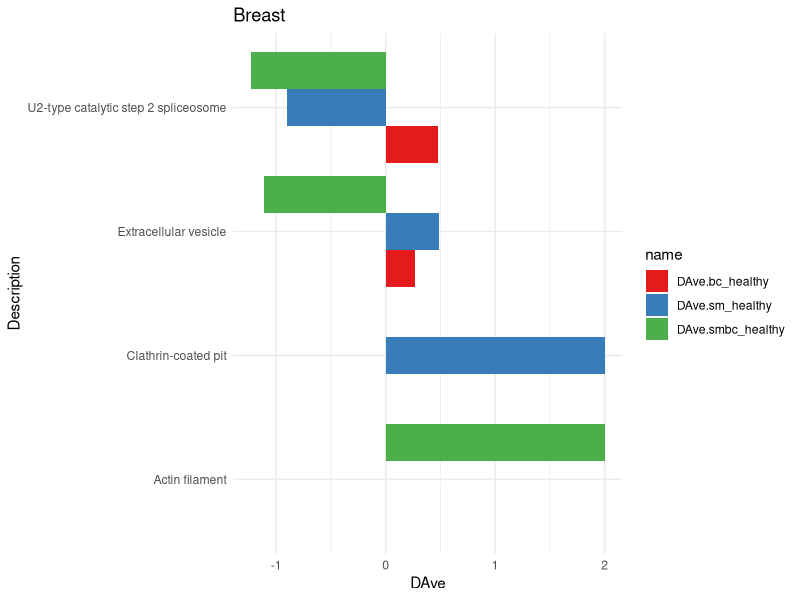
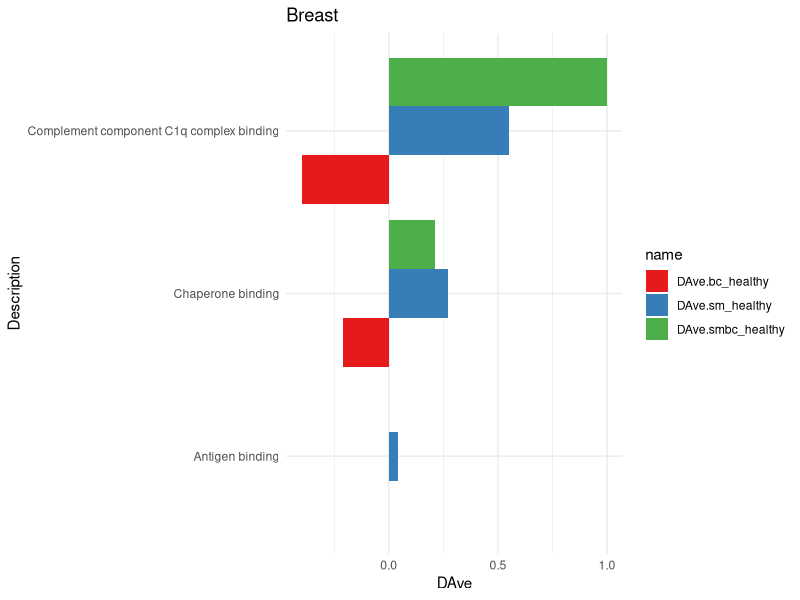
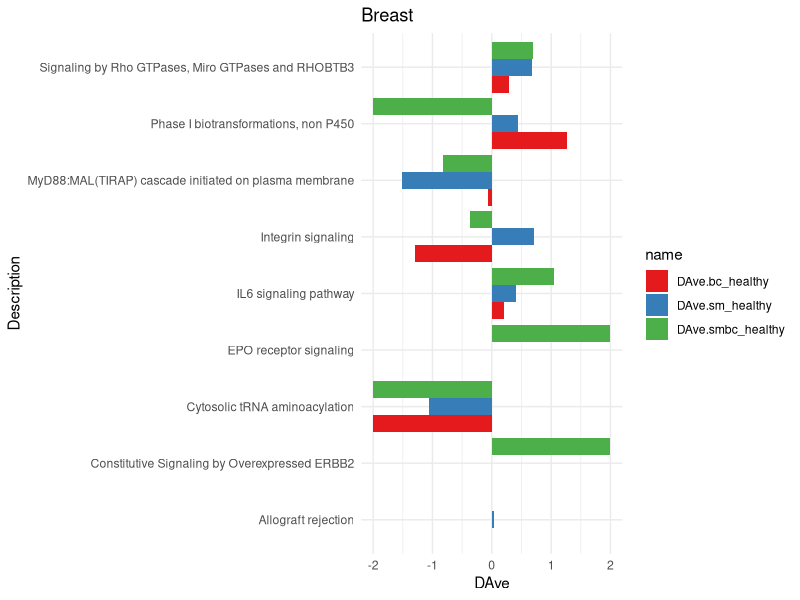
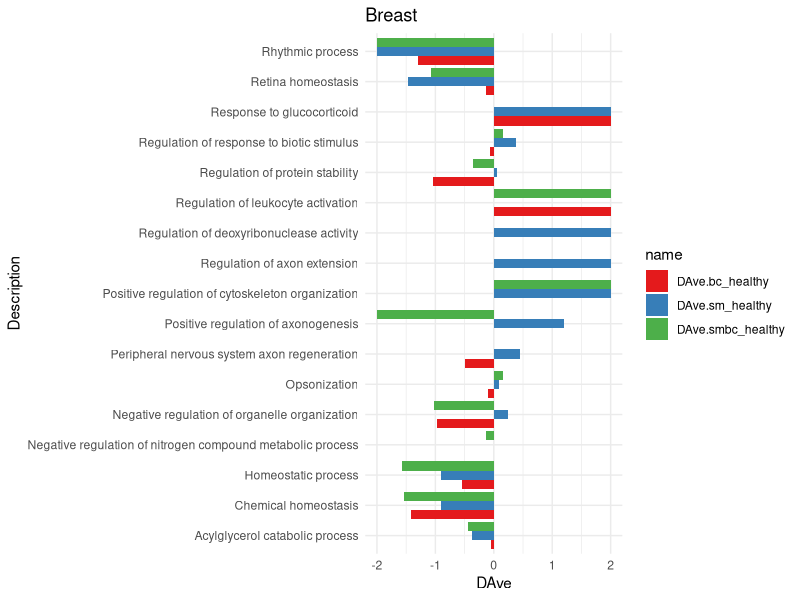

Here is the R script that generated these plots, in order:
library(ggplot2)
library(tidyr)

sample <- "Breast"
df <- read.csv("Breast_n.csv")
width_v <-12
height_v <-16
# Split the dataframe based on the 'category' column
combined_list <- split(df, df$category)


# Loop through each sub-dataframe and create horizontal bar plots
for (cat in names(combined_list)) {
  # Get the current sub-dataframe
  sub_df <- combined_list[[cat]]
  
  # Reshape the dataframe from wide to long format
  long_df <- sub_df %>%
    pivot_longer(cols = starts_with("DAve"))
  
  # Create a horizontal bar plot for the reshaped dataframe
  p <- ggplot(long_df, aes(x = value, y = description, fill = name)) +
    geom_bar(stat = "identity", position = "dodge") +
    labs(title = sample, x = "DAve", y = "Description") +
    theme_minimal() +
    scale_fill_brewer(palette = "Set1")  # Optional: change color palette
  
  ggsave(filename = paste(cat,sample,".svg", sep = ""), 
         plot = p, width = width_v, height = height_v, units = "in", dpi = 600, bg = "white")
}


